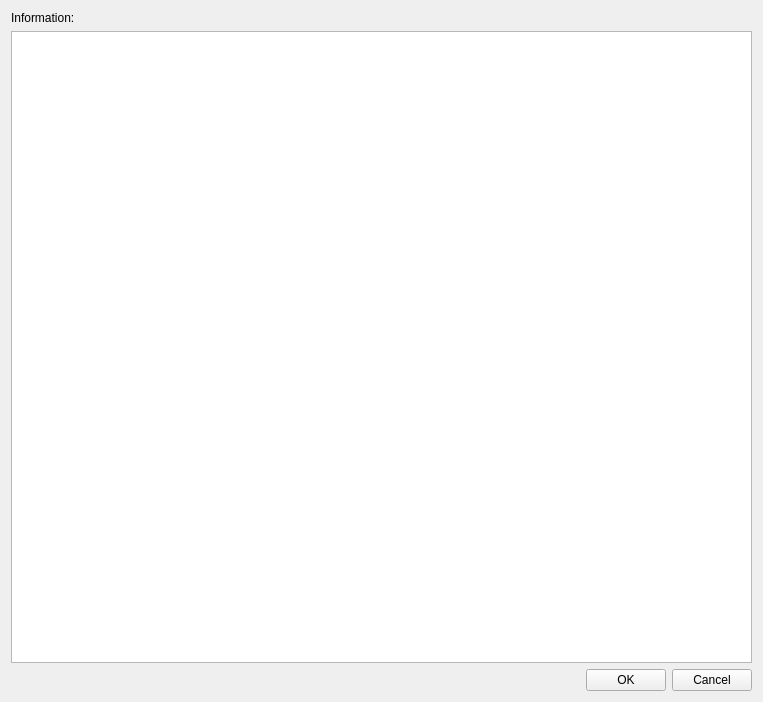
<?xml version="1.0" encoding="UTF-8"?>
<ui version="4.0">
 <class>ScanInfoTableSetupWindow</class>
 <widget class="QWidget" name="ScanInfoTableSetupWindow">
  <property name="geometry">
   <rect>
    <x>0</x>
    <y>0</y>
    <width>763</width>
    <height>702</height>
   </rect>
  </property>
  <property name="windowTitle">
   <string>Form</string>
  </property>
  <layout class="QVBoxLayout" name="verticalLayout">
   <item>
    <widget class="QLabel" name="label_information">
     <property name="text">
      <string>Information: </string>
     </property>
    </widget>
   </item>
   <item>
    <widget class="ScanInfoSetupTableWidget" name="tableWidget_setupTable"/>
   </item>
   <item>
    <layout class="QHBoxLayout" name="horizontalLayout">
     <item>
      <spacer name="horizontalSpacer">
       <property name="orientation">
        <enum>Qt::Horizontal</enum>
       </property>
       <property name="sizeHint" stdset="0">
        <size>
         <width>40</width>
         <height>20</height>
        </size>
       </property>
      </spacer>
     </item>
     <item>
      <widget class="QPushButton" name="pushButton">
       <property name="text">
        <string>OK</string>
       </property>
      </widget>
     </item>
     <item>
      <widget class="QPushButton" name="pushButton_2">
       <property name="text">
        <string>Cancel</string>
       </property>
      </widget>
     </item>
    </layout>
   </item>
  </layout>
 </widget>
 <customwidgets>
  <customwidget>
   <class>ScanInfoSetupTableWidget</class>
   <extends>QTableWidget</extends>
   <header>hb2atablelibt.h</header>
  </customwidget>
 </customwidgets>
 <resources/>
 <connections/>
</ui>
